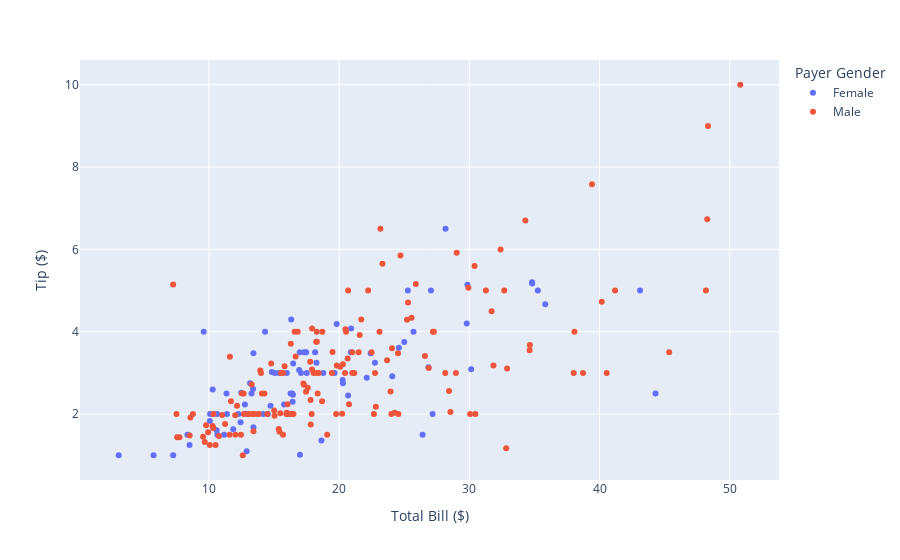

Here is the notebook cell this chart was saved with:
### Code cell
import plotly.express as px
df = px.data.tips()
fig = px.scatter(df, x="total_bill", y="tip", color="sex",
    labels=dict(total_bill="Total Bill ($)", tip="Tip ($)", sex="Payer Gender") #Set axis title text 设置轴标题文本
)
fig.show()

### Figure 1 — Plotly figure (JSON) as saved in the notebook; plotly's stock layout.template omitted (floating-point values rounded to 4 significant figures; data arrays with more than 128 entries replaced by an {"elided": "..."} marker saying what was removed)
{"data": [{"hovertemplate": "Payer Gender=Female<br>Total Bill ($)=%{x}<br>Tip ($)=%{y}<extra></extra>", "legendgroup": "Female", "marker": {"color": "#636efa", "symbol": "circle"}, "mode": "markers", "name": "Female", "orientation": "v", "showlegend": true, "type": "scatter", "x": [16.99, 24.59, 35.26, 14.83, 10.33, 16.97, 20.29, 15.77, 19.65, 15.06, 20.69, 16.93, 10.29, 34.81, 26.41, 16.45, 3.07, 17.07, 26.86, 25.28, 14.73, 10.07, 34.83, 5.75, 16.32, 22.75, 11.35, 15.38, 44.3, 22.42, 20.92, 14.31, 7.25, 25.71, 17.31, 10.65, 12.43, 24.08, 13.42, 12.48, 29.8, 14.52, 11.38, 20.27, 11.17, 12.26, 18.26, 8.51, 10.33, 14.15, 13.16, 17.47, 27.05, 16.43, 8.35, 18.64, 11.87, 29.85, 25, 13.39, 16.21, 17.51, 10.59, 10.63, 9.6, 20.9, 18.15, 19.81, 43.11, 13, 12.74, 13, 16.4, 16.47, 12.76, 13.27, 28.17, 12.9, 30.14, 13.42, 15.98, 16.27, 10.09, 22.12, 35.83, 27.18, 18.78], "xaxis": "x", "y": [1.01, 3.61, 5, 3.02, 1.67, 3.5, 2.75, 2.23, 3, 3, 2.45, 3.07, 2.6, 5.2, 1.5, 2.47, 1, 3, 3.14, 5, 2.2, 1.83, 5.17, 1, 4.3, 3.25, 2.5, 3, 2.5, 3.48, 4.08, 4, 1, 4, 3.5, 1.5, 1.8, 2.92, 1.68, 2.52, 4.2, 2, 2, 2.83, 1.5, 2, 3.25, 1.25, 2, 2, 2.75, 3.5, 5, 2.3, 1.5, 1.36, 1.63, 5.14, 3.75, 2.61, 2, 3, 1.61, 2, 4, 3.5, 3.5, 4.19, 5, 2, 2.01, 2, 2.5, 3.23, 2.23, 2.5, 6.5, 1.1, 3.09, 3.48, 3, 2.5, 2, 2.88, 4.67, 2, 3], "yaxis": "y"}, {"hovertemplate": "Payer Gender=Male<br>Total Bill ($)=%{x}<br>Tip ($)=%{y}<extra></extra>", "legendgroup": "Male", "marker": {"color": "#EF553B", "symbol": "circle"}, "mode": "markers", "name": "Male", "orientation": "v", "showlegend": true, "type": "scatter", "x": {"elided": "157 float values"}, "xaxis": "x", "y": {"elided": "157 float values"}, "yaxis": "y"}], "layout": {"legend": {"title": {"text": "Payer Gender"}, "tracegroupgap": 0}, "margin": {"t": 60}, "xaxis": {"anchor": "y", "domain": [0, 1], "title": {"text": "Total Bill ($)"}}, "yaxis": {"anchor": "x", "domain": [0, 1], "title": {"text": "Tip ($)"}}}}
